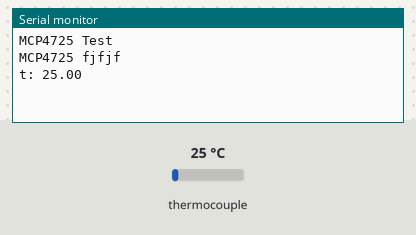
Simulated run of this sketch. Board: Arduino Uno, built with avr-gcc and run on an emulated ATmega328P. On the bench: the last lines printed to the serial monitor. The test bench sets the inputs (shaded band); at power-on: thermocouple 25 °C.

Above: at 1.3 s.
1.4 s: thermocouple set to 6 °C
At 2.3 s:
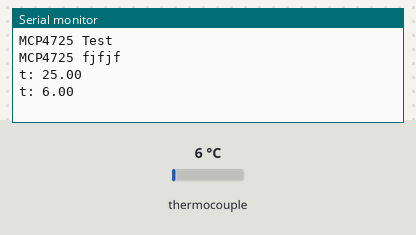
2.9 s: thermocouple set to 75 °C
At 3.8 s:
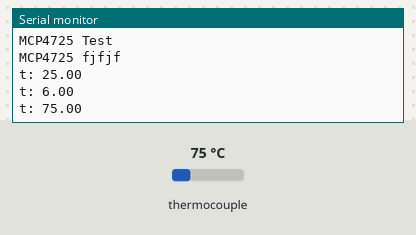
Timing chart, 0 to 5.9 s (numbered marks = the images above; inputs shaded):
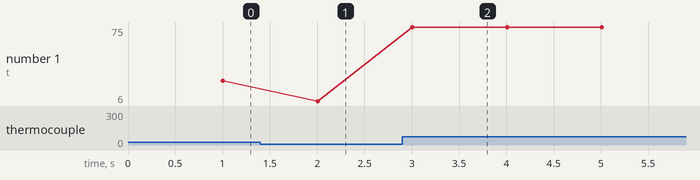

The sketch:

temp_out_dac.ino
```cpp
  #include <Wire.h>
#include <Adafruit_MCP4725.h>
#include "max6675.h"

int SO = 8;
int CS = 9;
int SCK1 =10;

MAX6675 thermocouple(SCK1, CS, SO);

Adafruit_MCP4725 dac;

// Set this value to 9, 8, 7, 6 or 5 to adjust the resolution
#define DAC_RESOLUTION    (8)
void setup() {
  Serial.begin(9600);
  delay(100);
  Serial.println("MCP4725 Test");
  if (dac.begin(0x60))
  { Serial.println("MCP4725 fjfjf");
  }
  else
  { Serial.println("failed  ");
  }
}

void setMv(int mV)
{
  float dac_value = ((mV/1000.0)*4095.0) / 5;
  dac_value = (int)dac_value;
  dac.setVoltage(dac_value, false);
}
float temp;
void loop() {

//  Serial.println(dac_value);
  static unsigned long t =0;
  if(millis() - t>1000)
  {
    temp = thermocouple.readCelsius();
    Serial.print("t: ");
    Serial.println(thermocouple.readCelsius());
    t = millis();
  }
  setMv((int)temp * 10);
  }
```

Measured:
- after the input at 1.4 s, the serial monitor: prints a new line after 0.60 s (image 1)
- after the input at 2.9 s, the serial monitor: prints a new line after 0.11 s (image 2)
- plotted number 1: 25 → 6 after the input at 1.4 s, 6 → 75 after the input at 2.9 s
